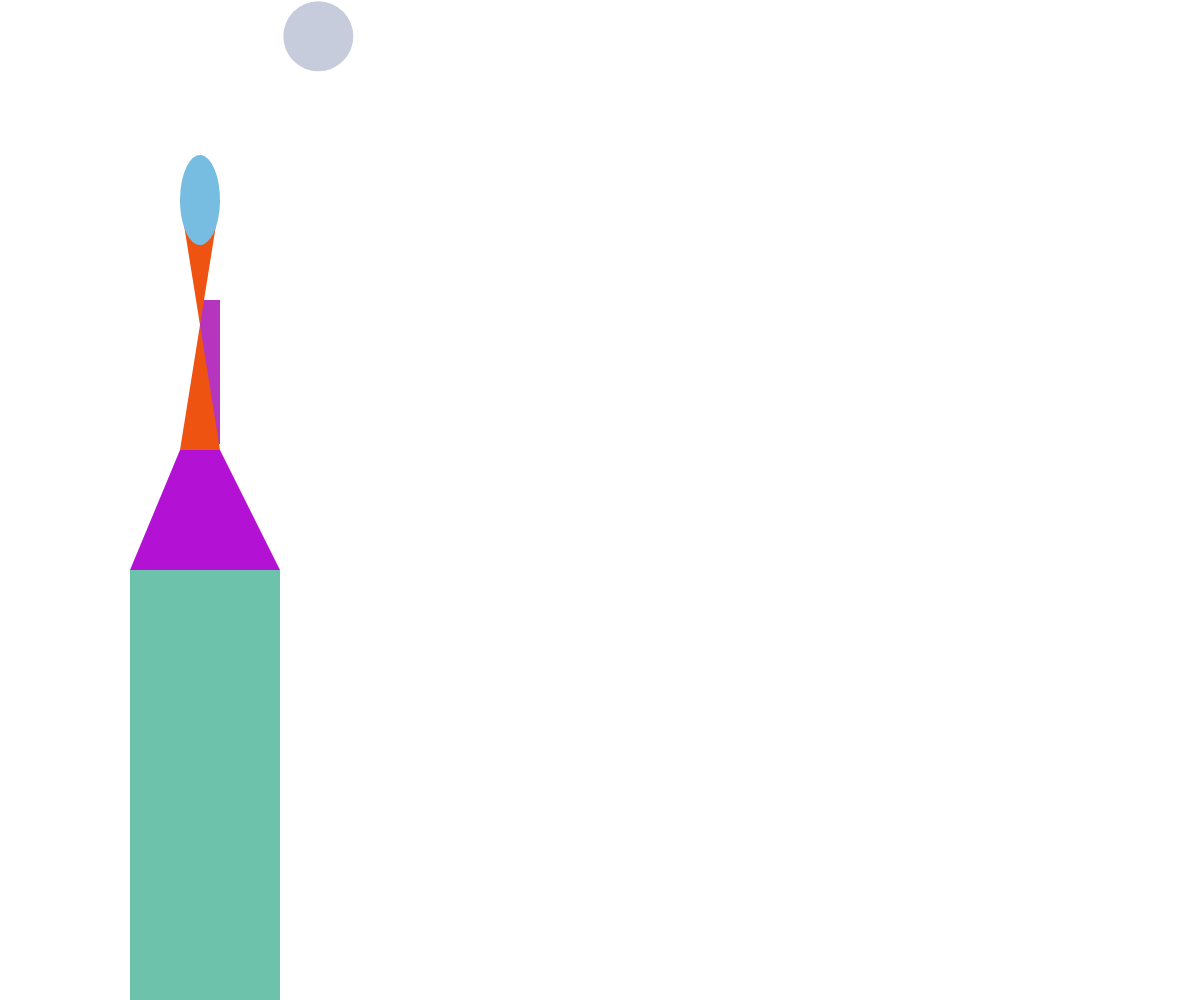
Frame 1 (no input)
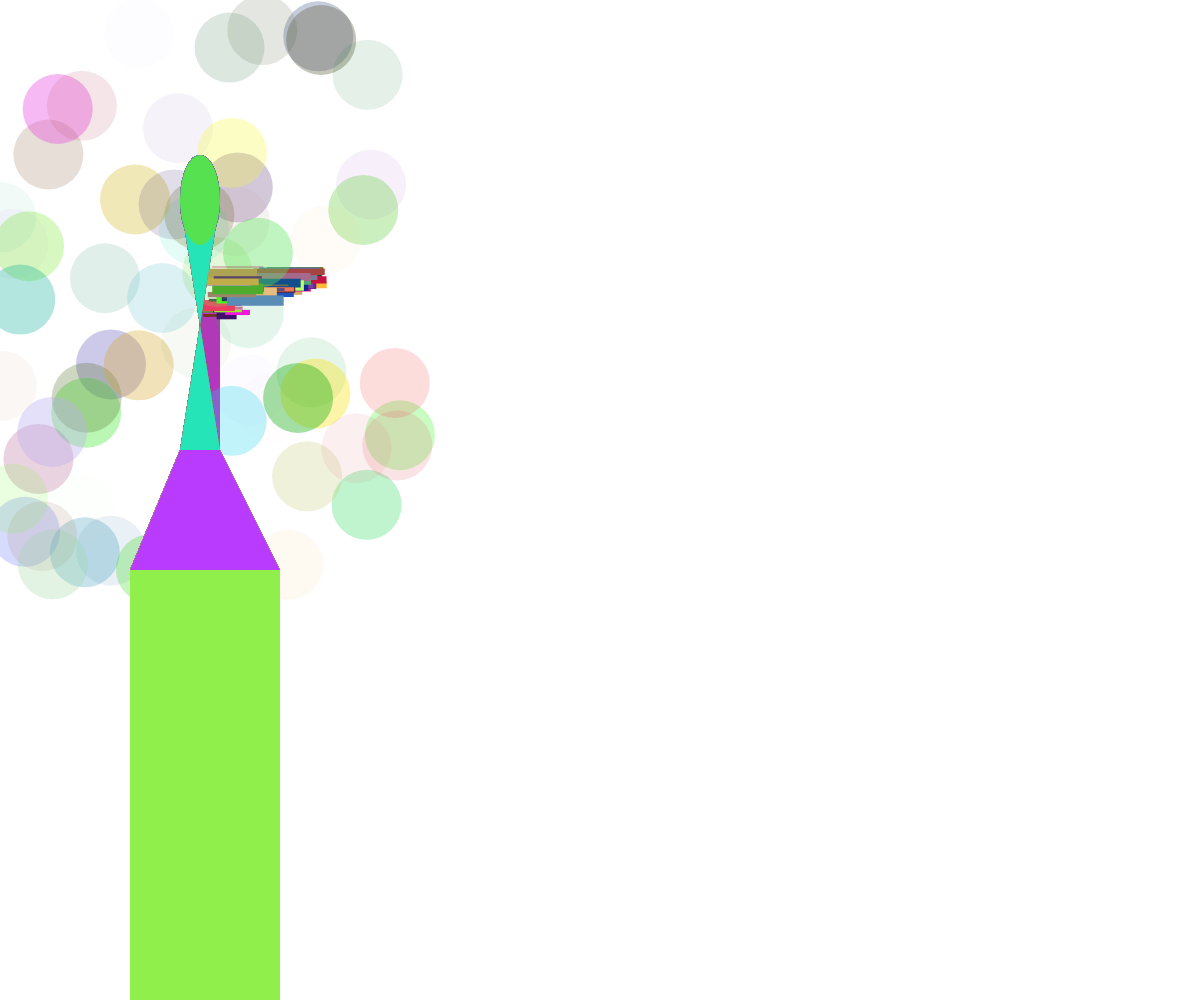
Frame 60 (no input)
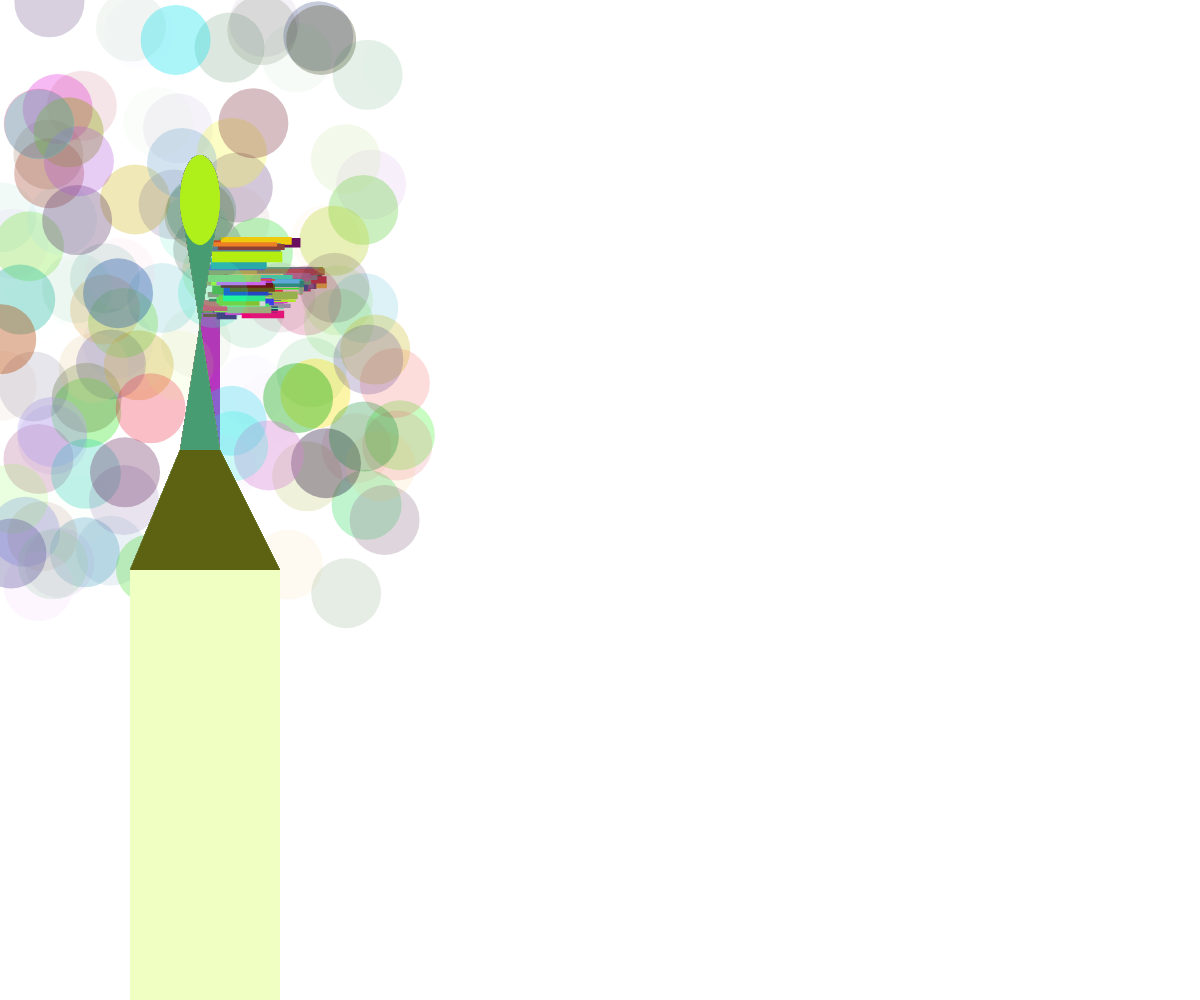
Frame 120 (the mouse pressed at the canvas centre since frame 60)

The p5.js sketch that drew these frames (run headless with seeded random() and noise() and a simulated clock; from frame 60 on, the mouse is pressed at the canvas centre):

// p5.js sketch
// ── sketch.js
var circleX = 200;
var circleY = 300;
var circleD = 20;
var circleR = 144;



function setup() {
createCanvas (windowWidth, windowHeight);
}

function draw() {
  //background (255,0,0);
  frameRate(60);
  noStroke();
  fill(random(255), random(255), random(255));
  rect (circleX, circleY, circleD, circleR);
  
  circleX = circleX + random (-10,10);
  circleY = circleY + random (-10,10);
  circleD = circleD + random (-5,5);
  circleR = circleR = random (-11,7);
  
 
  fill (random(255),random(255),random(255), random(100)); 
  ellipse (random (400), random (600), 70)
  fill (random(255),random(255),random(255));
  rect (130, 570, 150, 599);
  fill (random(255),random(255),random(255));
  quad (130, 570, 180, 450, 220, 450, 280, 570);
  fill (random(255),random(255),random(255));
  quad (180, 450, 220, 450, 180, 200, 220, 200);
  fill (random(255),random(255),random(255));
  arc(200, 200, 40, 90, 500, PI, CHORD);
  

}

function mouseDragged() {
  background(random(255), random(255), random(255));
}


function windowResized(){
  resizeCanvas(windowWidth, windowHeight)
}
